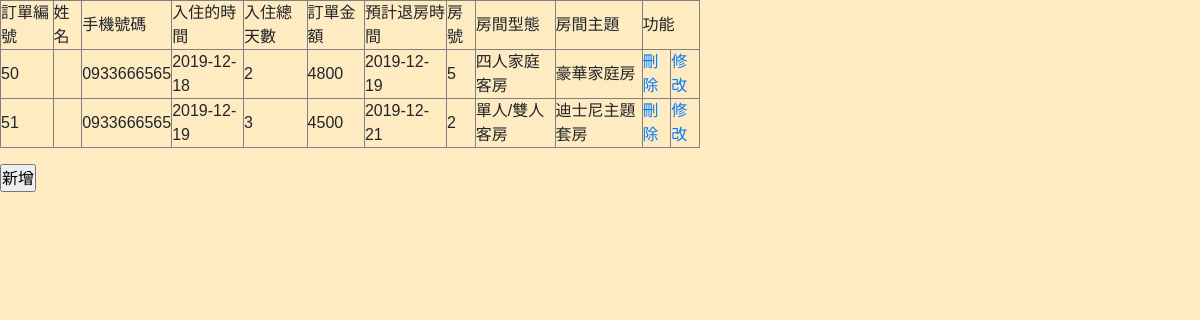
/room_result.php, run on an earlier commit of the app's database.
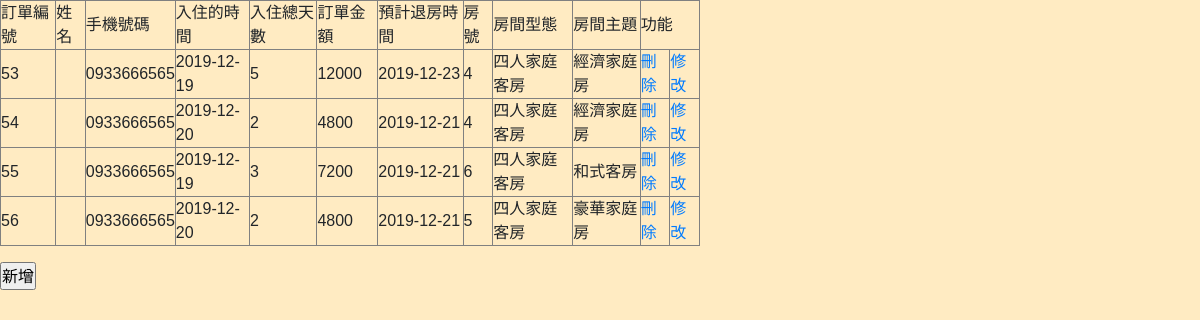
And on a later commit of the database.
### tables this page shows
CREATE TABLE `orderdata` (
  `o_num` int(10) NOT NULL,
  `m_id` varchar(10) NOT NULL,
  `o_phone` varchar(12) NOT NULL,
  `o_citime` date NOT NULL,
  `o_day` int(10) NOT NULL,
  `o_total` varchar(10) NOT NULL,
  `o_cotime` date NOT NULL,
  `r_id` int(10) NOT NULL,
  `o_ferry` enum('無船票','公營','民營') NOT NULL DEFAULT '無船票'
);

CREATE TABLE `roomdata` (
  `r_id` int(10) NOT NULL,
  `r_type` varchar(20) NOT NULL,
  `r_model` varchar(50) NOT NULL,
  `r_price` int(10) NOT NULL,
  `r_disc` varchar(50) NOT NULL
);

### room_result.php (the view, shortened to what this page needs)
<?php
require("connMysql.php");
$sql = "SELECT `orderdata`.*,`roomdata`.`r_type`,`roomdata`.`r_model` FROM `orderdata`,`roomdata`
        WHERE `orderdata`.`r_id` = `roomdata`.`r_id`";
$link=$db_link->query($sql);
?>
<!DOCTYPE html PUBLIC "-//W3C//DTD XHTML 1.0 Transitional//EN" "http://www.w3.org/TR/xhtml1/DTD/xhtml1-transitional.dtd">
<html xmlns="http://www.w3.org/1999/xhtml">
<head>
    <link href="\font-awesome-4.7.0/css/font-awesome.min.css" rel="stylesheet" />
    <link href="\css/bootstrap.min.css" rel="stylesheet" />
    <link href="\css/ican.css" rel="stylesheet" />
</head>
<body>
<?php
echo '<table width="700" border="1">
<tr>
<td>訂單編號</td>
<td>姓名</td>
<td>手機號碼</td>
<td>入住的時間</td>
<td>入住總天數</td>
<td>訂單金額</td>
<td>預計退房時間</td>
<td>房號</td>
<td>房間型態</td>
<td>房間主題</td>
<td colspan="2">功能</td>
</tr>';
for($i=0;$i<$link->num_rows;$i++){
  $result=$link->fetch_assoc();
  $o_num=$result['o_num'];
$o_name=$result['o_name'];
$o_phone=$result['o_phone'];
$o_citime=$result['o_citime'];
$o_day=$result['o_day'];
$o_total=$result['o_total'];
$o_cotime=$result['o_cotime'];
  echo "<tr>";
 echo "<td>".$result['o_num']."</td>";
 echo "<td>".$result['o_name']."</td>";
 echo "<td>".$result['o_phone']."</td>";
 echo "<td>".$result['o_citime']."</td>";
 echo "<td>".$result['o_day']."</td>";
 echo "<td>".$result['o_total']."</td>";
 echo "<td>".$result['o_cotime']."</td>";
 echo "<td>".$result['r_id']."</td>";
 echo "<td>".$result['r_type']."</td>";
 echo "<td>".$result['r_model']."</td>";
 echo "<td>"."<a href='?action=delete&o_num=$result[o_num]'>"."刪除"."</a>"."</td>";
 echo "<td>"."<a href='upd.php?new=$o_num&nme=$o_name&phne=$o_phone&daaay=$o_citime&o_cotime=$o_cotime&o_total=$o_total&o_day=$o_day'>"."修改"."</a>"."</td>";
 echo "</tr>";
}
?>
</table>
<input type="submit" value="新增" onclick="javascript:location.href='bookingroom.php'"/>
</body>
</html>

### css/ican.css (style rules this page uses)
* { padding: 0; font-family: 'Noto Sans TC', sans-serif; list-style: none; }
body { background-color: #FFEBC2; transition: transform .5 ease; }
@media screen and (max-width: 1200px) { body { overflow-x: hidden; } }

What changed in the data, as far as the page shows it:
removed orderdata: o_num "50", o_phone "0933666565", o_citime "2019-12-18", o_day "2", o_total "4800", o_cotime "2019-12-19", r "5", r.r_type "四人家庭客房", r.r_model "豪華家庭房"
removed orderdata: o_num "51", o_phone "0933666565", o_citime "2019-12-19", o_day "3", o_total "4500", o_cotime "2019-12-21", r "2", r.r_type "單人/雙人客房", r.r_model "迪士尼主題套房"
added orderdata: o_num "53", o_phone "0933666565", o_citime "2019-12-19", o_day "5", o_total "12000", o_cotime "2019-12-23", r "4", r.r_type "四人家庭客房", r.r_model "經濟家庭房"
added orderdata: o_num "54", o_phone "0933666565", o_citime "2019-12-20", o_day "2", o_total "4800", o_cotime "2019-12-21", r "4", r.r_type "四人家庭客房", r.r_model "經濟家庭房"
added orderdata: o_num "55", o_phone "0933666565", o_citime "2019-12-19", o_day "3", o_total "7200", o_cotime "2019-12-21", r "6", r.r_type "四人家庭客房", r.r_model "和式客房"
added orderdata: o_num "56", o_phone "0933666565", o_citime "2019-12-20", o_day "2", o_total "4800", o_cotime "2019-12-21", r "5", r.r_type "四人家庭客房", r.r_model "豪華家庭房"
